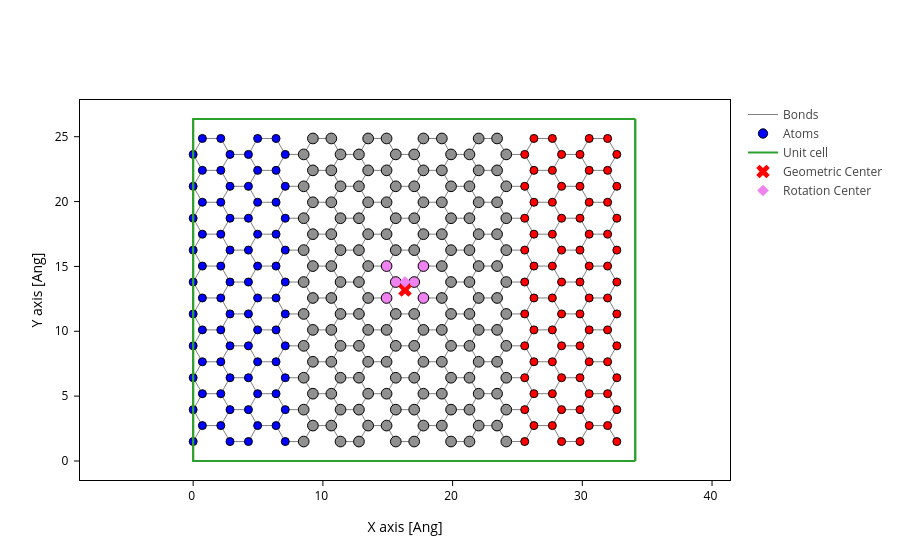

Notebook code for this chart:
### Markdown cell above
## Create device (ribbon version) and save to `.xyz`

### Code cell
# builder
electrode = build_electrode(width=WIDTH, length=LENGTH)
ribbon = build_nanoribbon(electrode=electrode, center_size=CENTER_SIZE)
device_ribbon, lr_idx_ribbon = build_reduced_device(ribbon, electrode, repeat=1)
device_ribbon.write(f"structures/ribbon_{PARAMS}.xyz")
atoms_style = mark_electrode(lr_idx_ribbon)
plot_with_center(device_ribbon, atoms_style=atoms_style)

### Figure 1 — Plotly figure (JSON) as saved in the notebook; plotly's stock layout.template omitted (floating-point values rounded to 4 significant figures; data arrays with more than 128 entries replaced by an {"elided": "..."} marker saying what was removed)
{"data": [{"line": {"color": "gray", "width": 1}, "meta": {}, "mode": "lines", "name": "Bonds", "opacity": 1, "type": "scatter", "x": {"elided": "9534 float values"}, "y": {"elided": "9534 float values"}}, {"marker": {"color": {"elided": "320 str values"}, "line": {"color": "black", "width": 1}, "opacity": 1, "size": {"elided": "320 float values"}}, "meta": {}, "mode": "markers", "name": "Atoms", "opacity": 1, "type": "scatter", "x": {"elided": "320 float values"}, "y": {"elided": "320 float values"}}, {"meta": {}, "mode": "lines", "name": "Unit cell", "type": "scatter", "x": [0.0, 0.0, 34.08, 34.08, 0.0, 0.0, NaN, 0.0, 0.0, 0.0, 34.08, 34.08, 0.0, NaN, 34.08, 34.08, NaN, 34.08, 34.08], "y": [0.0, 26.37, 26.37, 26.37, 26.37, 26.37, NaN, 26.37, 0.0, 0.0, 0.0, 0.0, 0.0, NaN, 26.37, 0.0, NaN, 26.37, 0.0]}, {"marker": {"color": "red", "size": 12, "symbol": "x"}, "mode": "markers", "name": "Geometric Center", "type": "scatter", "x": [16.33], "y": [13.18]}, {"marker": {"color": "violet", "size": 9, "symbol": "diamond"}, "mode": "markers", "name": "Rotation Center", "type": "scatter", "x": [16.33], "y": [13.8]}], "layout": {"scene": {"aspectmode": "data", "xaxis": {"title": {"text": "X axis [Ang]"}}, "yaxis": {"title": {"text": "Y axis [Ang]"}}}, "xaxis": {"scaleanchor": "y", "scaleratio": 1, "title": {"text": "X axis [Ang]"}}, "yaxis": {"title": {"text": "Y axis [Ang]"}}}}
